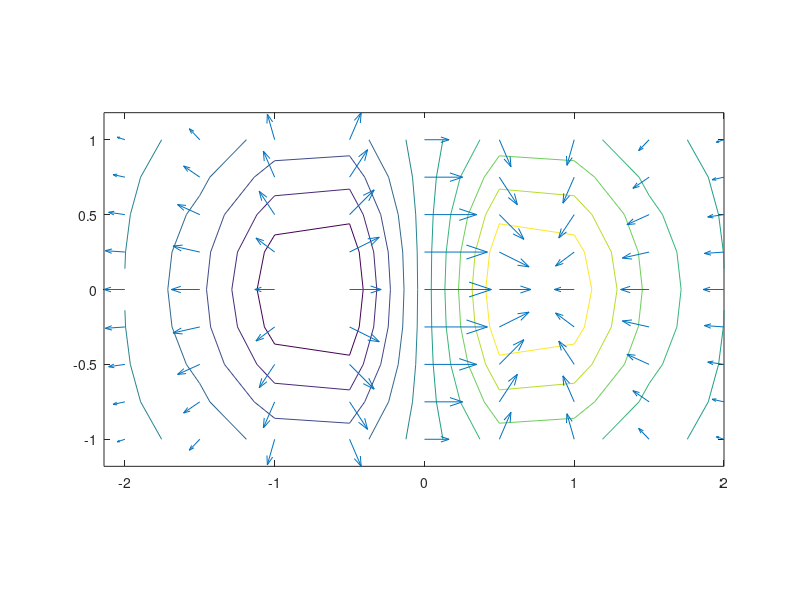

The MATLAB script that drew this image:
%do_quiver
[x,y] = meshgrid(-2:.5:2,-1:.25:1);
z = x.*exp(-x.^2 - y.^2); 
[px,py] = gradient(z,.5,.25);
contour(x,y,z), hold on, quiver(x,y,px,py)
axis image %the same as AXIS EQUAL except that 
           %the plot box fits tightly around the data
